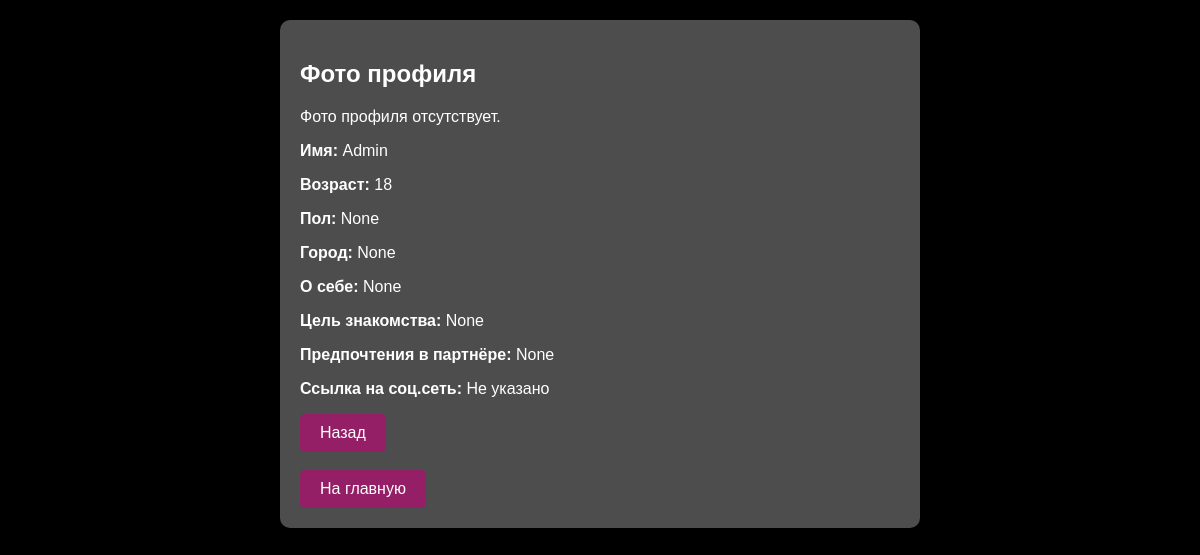
The page /profile/3/ on the database as committed earlier.
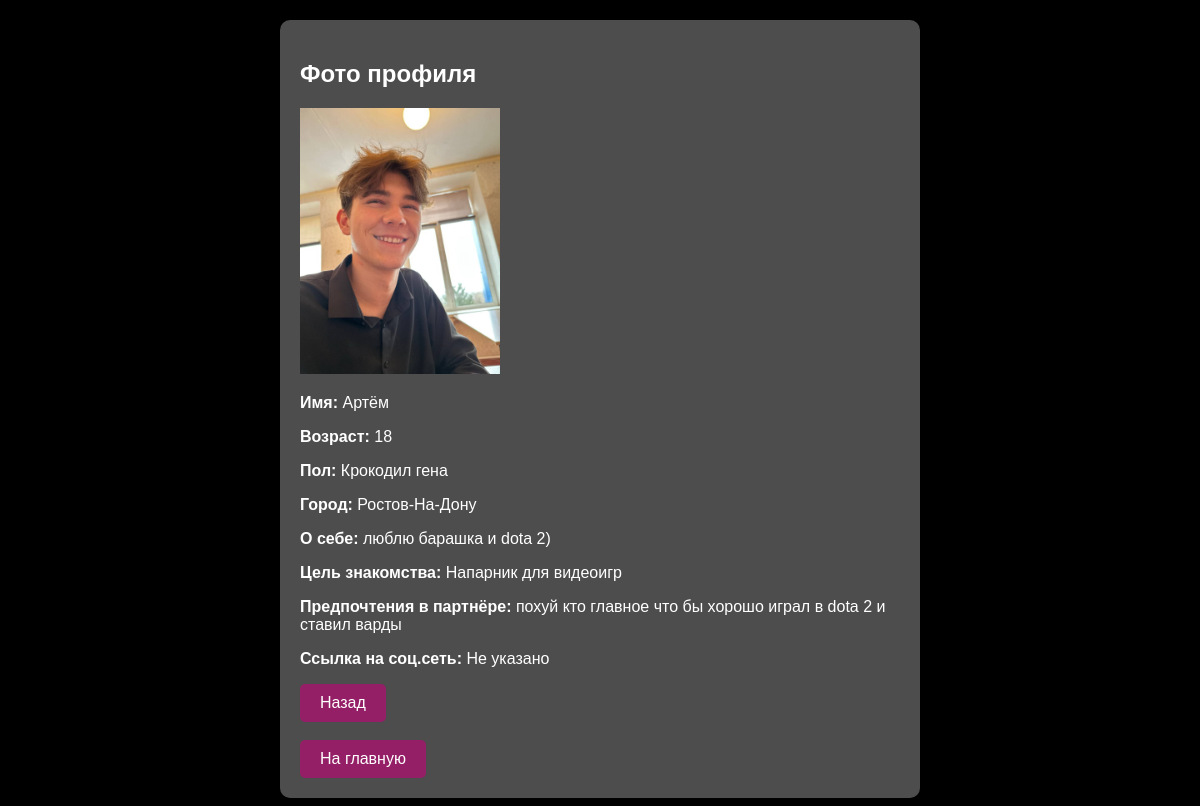
The same page on the database as committed later.
### blog/models.py (models this page shows, shortened)
class Profile(models.Model):
    age = models.PositiveIntegerField(default=18,validators = [MaxValueValidator(100),MinValueValidator(18)])
    sity = models.ForeignKey(Sity, on_delete=models.CASCADE, blank=True, null=True, related_name='residents')
    about_me = models.TextField(blank=True, null=True)
    gender = models.ForeignKey(Gender, on_delete=models.CASCADE, blank=True, null=True, related_name='gena')
    user = models.OneToOneField(User, on_delete=models.CASCADE, related_name='profile')
    image = models.ImageField(upload_to='profile_images/', blank=True, null=True)
    the_purpose_of_dating = models.ForeignKey(The_purpose_of_dating, on_delete=models.CASCADE, blank=True, null=True, related_name='zel')
    preferences = models.TextField(blank=True, null=True)
    message = models.CharField(max_length=200, default="Не указано")

class Gender(models.Model):
    title = models.CharField(max_length=20)
    def __str__(self):
        return self.title

class Sity(models.Model):
    title = models.CharField(max_length=100)
    def __str__(self):
        return self.title

class The_purpose_of_dating(models.Model):
    title = models.CharField(max_length=50)
    def __str__(self):
        return self.title

### blog/views.py (the view)
# urls.py: path('profile/<int:user_id>/', views.user_profile, name='user_profile'),
def user_profile(request, user_id):
    user = get_object_or_404(Profile, id = user_id )
    return render(request, 'user_profile.html', {'user':user})

### blog/templates/user_profile.html (shortened to what this page needs)
{% extends "base.html" %}
{% block content %}
<div class="profile">
    <h2>Фото профиля</h2>
    {% if user.image %}
        <img src="{{ user.image.url }}" alt="Фото профиля" style="max-width: 200px;">
    {% else %}
        <p>Фото профиля отсутствует.</p>
    {% endif %}
    <p><strong>Имя: </strong>{{ user.user }}</p>
    <p><strong>Возраст: </strong>{{ user.age }}</p>
    <p><strong>Пол: </strong>{{ user.gender }}</p>
    <p><strong>Город: </strong>{{ user.sity }}</p>
    <p><strong>О себе: </strong>{{ user.about_me }}</p>
    <p><strong>Цель знакомства: </strong>{{ user.the_purpose_of_dating }}</p>
    <p><strong>Предпочтения в партнёре: </strong>{{ user.preferences }}</p>
    <p><strong>Ссылка на соц.сеть: </strong>{{ user.message }}</p>
    <form method="post" action="{% url 'user_list' %}">
        <button type="submit">Назад</button>
    </form><br>
    <form method="post" action="{% url 'home' %}">
        <button type="submit">На главную</button>
    </form>
</div>
{% endblock %}

Rows that differ between the two databases and show on the page:
changed Profile "Не указано": image: picture added; user "Admin" → "Артём"; gender "None" → "Крокодил гена"; sity "None" → "Ростов-На-Дону"; about_me "None" → "люблю барашка и dota 2)"; the_purpose_of_dating "None" → "Напарник для видеоигр"; preferences "None" → "похуй кто главное что бы хорошо играл в dota 2 и ставил варды"
Other text that changed with them:
text no longer shown: "Фото профиля отсутствует."
